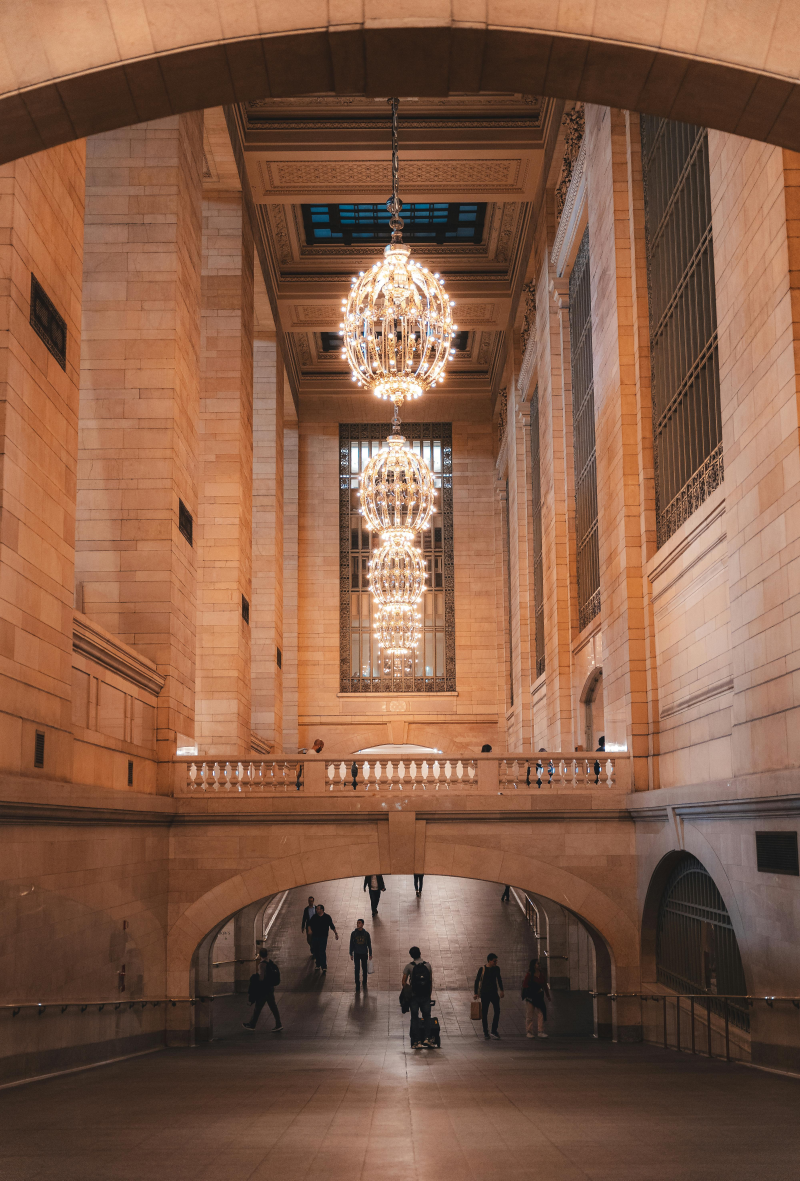
#> input picture v06_data_aug/data_aug.jpg, 4000 x 5903 px, found by its file name (shown at 1/5 size)
$ python v06_2_cv2.py   (older library calls are emulated)
#> lines starting #> are read from the running program, lines starting #| are printed output that depends on the picture
import cv2
import matplotlib.pyplot as plt

# 1. 이미지 로드
img = cv2.imread("v06_data_aug/data_aug.jpg")
#> img is the input picture: shape (5903, 4000, 3); mean B, G, R 71.5, 93.3, 132.7

# 2. 이미지 조정 (수평 반전)
img_flipped = cv2.flip(img, 1) # 1은 수평, 0은 수직, -1은 둘 다
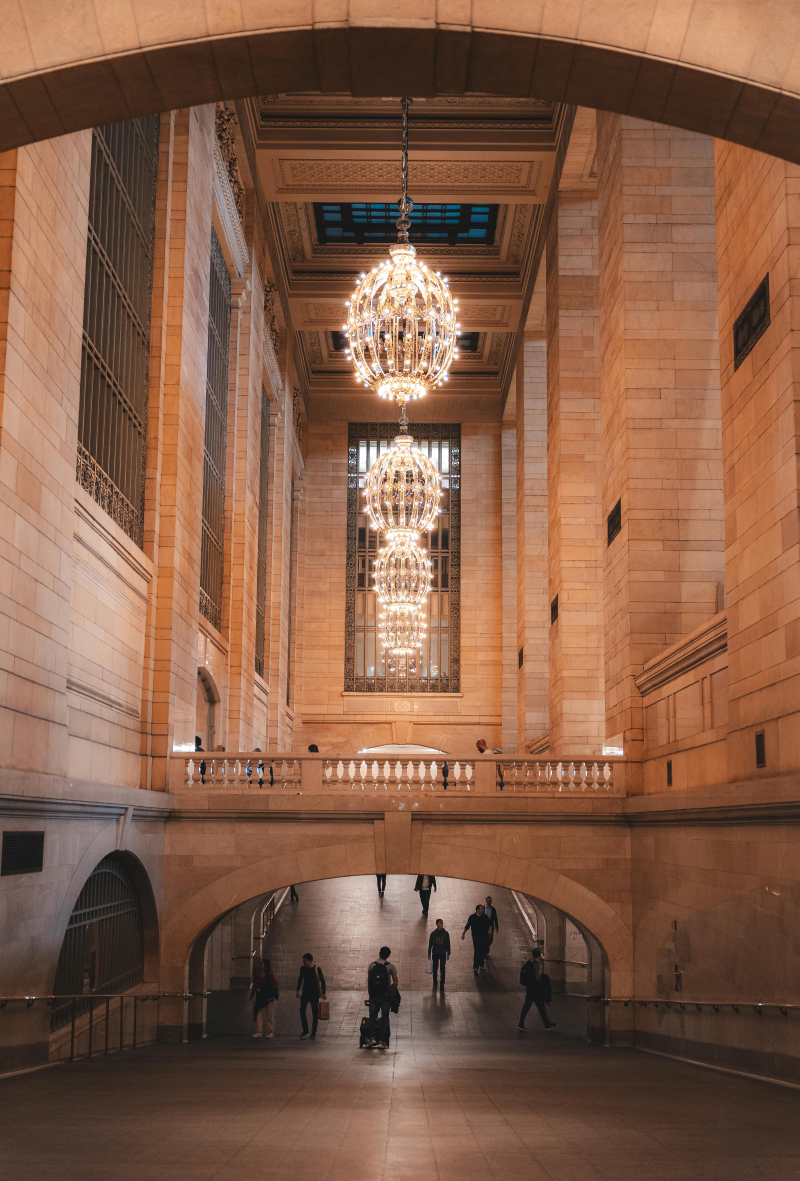
#> img_flipped: shape (5903, 4000, 3) (shown at 1/5 size); mean B, G, R 71.5, 93.3, 132.7

# 3. 이미지 시각화
fig, ax = plt.subplots(2, 2, figsize=(10, 5))
ax[0,0].imshow(cv2.cvtColor(img, cv2.COLOR_BGR2RGB))
ax[0,0].axis('off')
ax[0,0].set_title('Orginal')

ax[0,1].imshow(cv2.cvtColor(img_flipped, cv2.COLOR_BGR2RGB))
ax[0,1].axis('off')
ax[0,1].set_title('Flipped')

# 시각화 (2,2) 이미지 채우고 RGB로 변환
res = cv2.resize(img,None,fx=4, fy=4, interpolation = cv2.INTER_CUBIC)
laplacian = cv2.Laplacian(cv2.cvtColor(img, cv2.COLOR_BGR2RGB),cv2.CV_64F)

#> (the run stopped early here; a loop or call above may not have finished)
